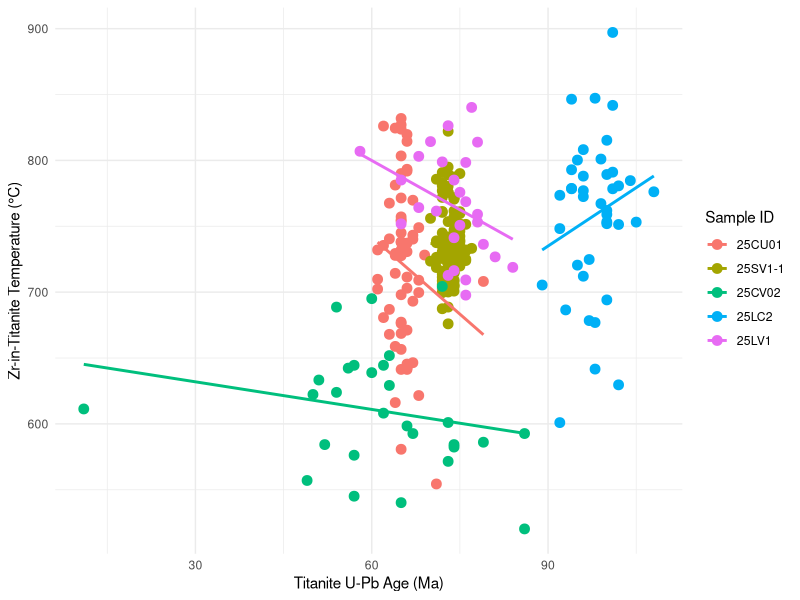
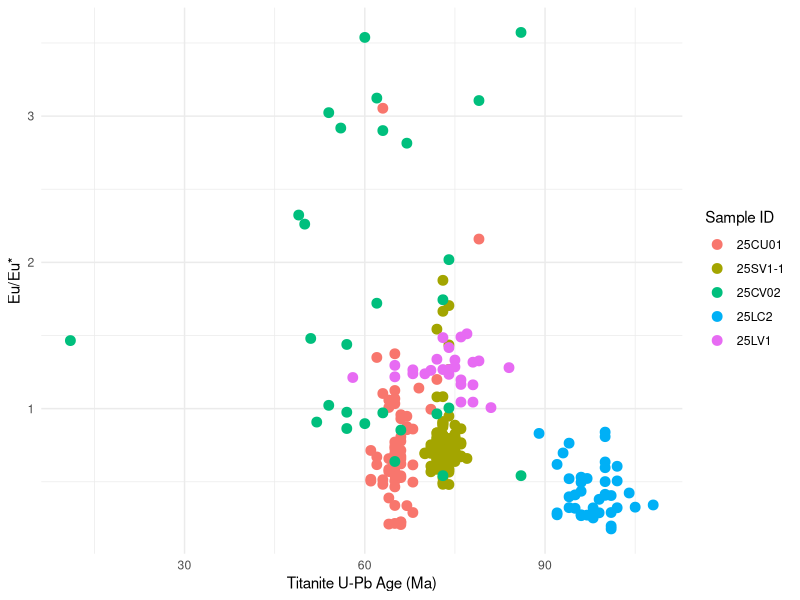
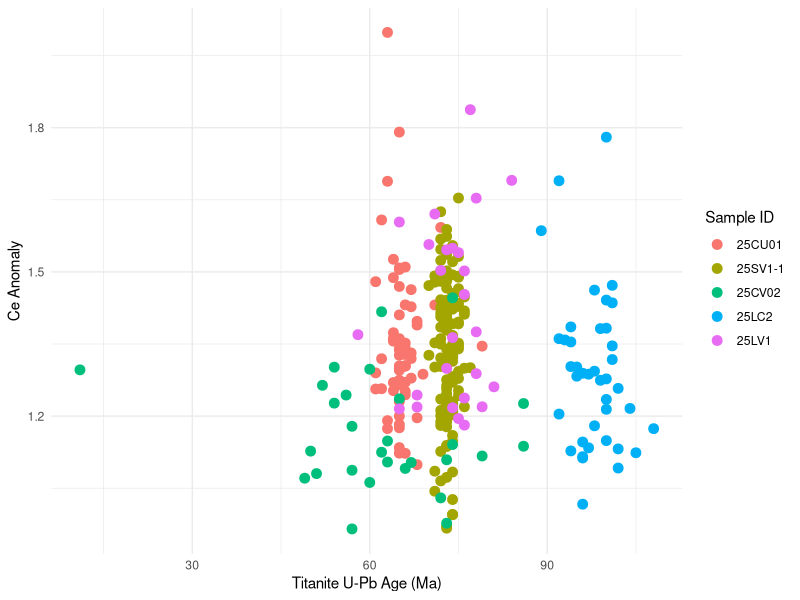
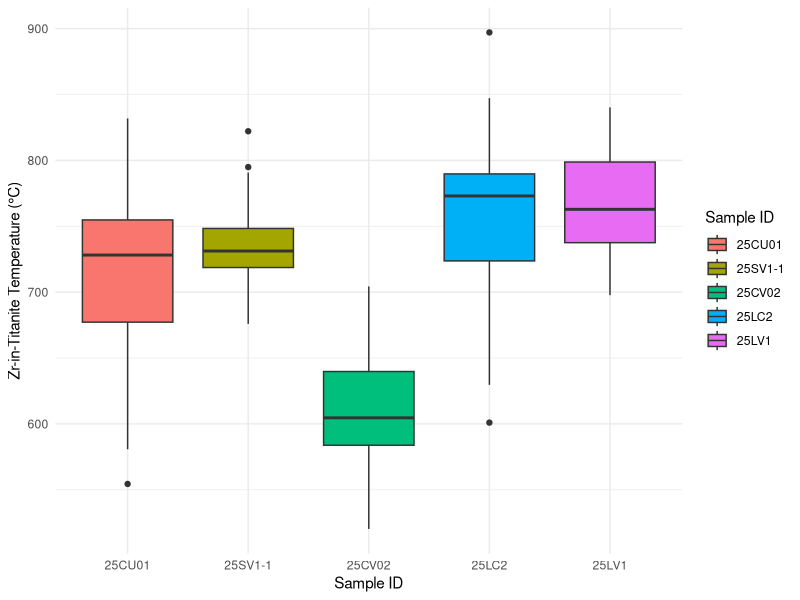

R code for these plots, in order:
## ---- chunk 1
library(tidyverse)
library(broom)
library(readr)
library(skimr)
## ---- chunk 2
Titanite <- read.csv("Ttn.csv")

glimpse(Titanite)
## ---- chunk 3
unique(Titanite$Sample_ID)
## ---- chunk 4
Titanite$Sample_ID <- factor(
  Titanite$Sample_ID,
  levels = c("25CU01", "25SV1-1", "25CV02", "25LC2", "25LV1")
)

Titanite <- Titanite %>%
  filter(!is.na(Sample_ID))
## ---- chunk 5
ggplot(Titanite, aes(x = Age_Ma, y = Temperature_C, color = Sample_ID)) +
  geom_point(size = 3) +
  geom_smooth(method = "lm", se = FALSE) +
  theme_minimal() + 
  labs(
    x = "Titanite U-Pb Age (Ma)",
    y = "Zr-in-Titanite Temperature (°C)",
    color = "Sample ID"
  )
## ---- chunk 6
ggplot(Titanite, aes(x = Age_Ma, y = Eu_Anomaly, color = Sample_ID)) +
  geom_point(size = 3) +
  theme_minimal() +
  labs(
    x = "Titanite U-Pb Age (Ma)",
    y = "Eu/Eu*",
    color = "Sample ID"
  )
## ---- chunk 7
ggplot(Titanite, aes(x = Age_Ma, y = Ce_Anomaly, color = Sample_ID)) +
  geom_point(size = 3) +
  theme_minimal() +
  labs(
    x = "Titanite U-Pb Age (Ma)",
    y = "Ce Anomaly",
    color = "Sample ID"
  )
## ---- chunk 8
ggplot(Titanite, aes(x = Sample_ID, y = Temperature_C, fill = Sample_ID)) +
  geom_boxplot() +
  theme_minimal() +
  labs(
    x = "Sample ID",
    y = "Zr-in-Titanite Temperature (°C)",
    fill = "Sample ID"
  )
## ---- chunk 9
Titanite %>%
  summarize(
    mean_age = mean(Age_Ma),
    mean_temp = mean(Temperature_C),
    mean_Eu = mean(Eu_Anomaly),
    mean_Ce = mean(Ce_Anomaly)
  )
## ---- chunk 10
model1 <- lm(Temperature_C~ Age_Ma, data = Titanite)
model2 <- lm(Eu_Anomaly ~ Age_Ma, data = Titanite)
model3 <- lm(Ce_Anomaly ~ Age_Ma, data = Titanite)

summary(model1)
summary(model2)
summary(model3)
